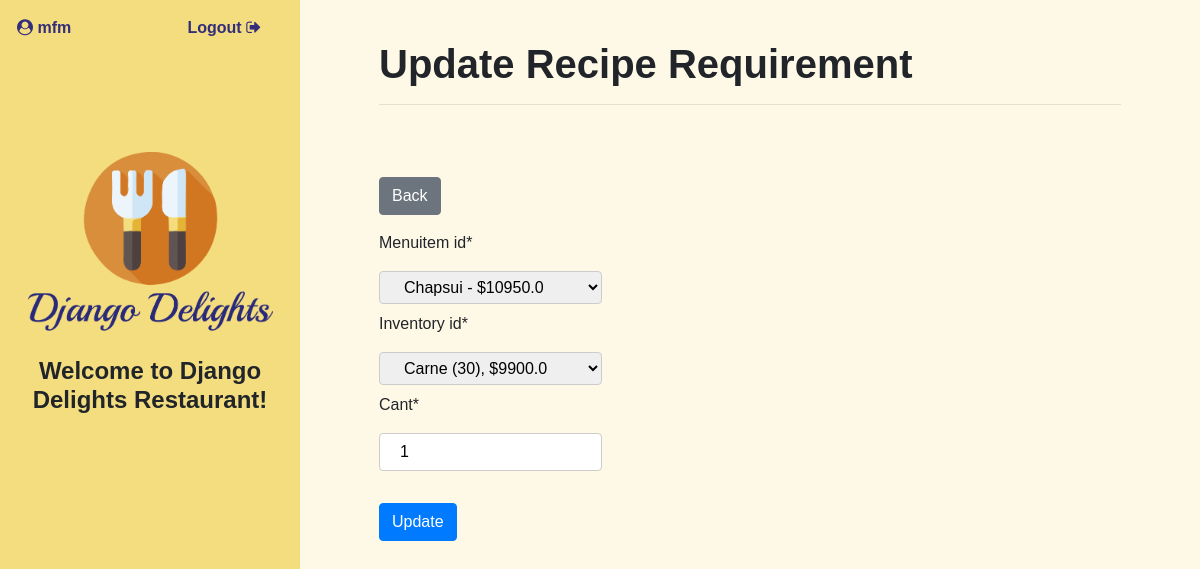
/recipereq/3/update/21 (signed in), run on the app's committed database.
### delights/models.py (models this page shows, shortened)
class RecipeRequirement(models.Model):
    inventory_id = models.ForeignKey(Inventory, on_delete=models.CASCADE)
    menuitem_id = models.ForeignKey(MenuItem, on_delete=models.CASCADE)
    cant = models.IntegerField(default=0)
    class Meta:
        unique_together = ['inventory_id','menuitem_id']

### delights/views.py (the view, shortened to what this page needs)
# urls.py: path('recipereq/<menuid>/update/<pk>', views.RecipeReqUpdate.as_view(), name="reciperequpdate"),
class RecipeReqUpdate(LoginRequiredMixin, UpdateView):
   model = RecipeRequirement
   template_name = 'delights/reciperequirement_update.html'
   form_class = RecipeUpdateForm
   def get_context_data(self, **kwargs):
      kwargs = super(RecipeReqUpdate, self).get_context_data(**kwargs)
      kwargs['menuid'] = self.kwargs.get('menuid')
      return kwargs

### delights/forms.py
class RecipeUpdateForm(forms.ModelForm):
    class Meta:
        model = RecipeRequirement
        fields = ('inventory_id','menuitem_id', 'cant')

### delights/models.py (called while the page is built)
    def __str__(self):
        return f'{self.ingredient} ({self.stock}), ${self.price}'

    def __str__(self):
        return f'{self.name} - ${self.price}'

### delights/templates/delights/reciperequirement_update.html (shortened to what this page needs)
{% extends './base.html' %}
{% load crispy_forms_tags %}
{% block content %}
<div class="row" data-aos="fade-down"  data-aos-duration="900">
  <div class="col-sm-12 my-2 pt-3">
      <h1 class="module_title">Update Recipe Requirement</h1>
      <hr>
  </div>
  <div class="col-sm-12 mt-5">
    <div class="mb-3">
      <a href="{% url 'recipereqlist' menuid %}"><button class="btn btn-secondary">Back</button></a>
    </div>
    <div>
        <form method="post">
          <div class="row">
            <div class="col-sm-12">
              {{ form.menuitem_id|as_crispy_field }}
            </div>
            <div class="col-sm-12">
              {{ form.inventory_id|as_crispy_field }}
            </div>
            <div class="col-sm-12">
              {{ form.cant|as_crispy_field }}
            </div>
            <div class="col-sm-12 mt-4"><button class="btn btn-primary" type="submit">Update</button> </div>
          </div>
        </form>
      </div>
  </div>
</div>
{% endblock %}

### delights/templates/delights/base.html (shortened to what this page needs)
{% load static %}
<head>
    <link rel="stylesheet" href="https://stackpath.bootstrapcdn.com/bootstrap/4.2.1/css/bootstrap.min.css">
    <link href="https://stackpath.bootstrapcdn.com/font-awesome/4.7.0/css/font-awesome.min.css" rel="stylesheet">
    <link rel="stylesheet" href="https://cdnjs.cloudflare.com/ajax/libs/tempusdominus-bootstrap-4/5.1.2/css/tempusdominus-bootstrap-4.min.css" />
    <link rel="stylesheet" type="text/css" href="https://cdn.datatables.net/1.11.5/css/jquery.dataTables.css">
    <link href="https://unpkg.com/aos@2.3.1/dist/aos.css" rel="stylesheet">
    <link rel="stylesheet" href="{% static 'delights/css/style.css' %}">
    </head>
    <body>
    <div class="container-fluid">
        <div class="row">
            <div class="col-sm-12 col-md-3 aside-style">
                <div class="row logo-section">
                    <div class="row user_seccion" data-aos="fade"  data-aos-duration="900">
                        {% if user.is_authenticated %}
                        <div class="col-sm-6 text-left"><span class="user_style  ml-2"><i class="fa fa-user-circle"></i> {{ user }}</span></div>
                        <div class="col-sm-6 text-right"><span class="logout"><a href="{% url 'logout' %}">Logout  <i class="fa fa-sign-out"></i></a></span></div>
                        {% else%}
                        <div class="col-sm-6 text-left"><span class="hidden_var  ml-2">xx</span></div>
                        <div class="col-sm-6 text-right"><span class="hidden_var">xx</span></div>
                        {% endif %}
                    </div>
                    <div class="title_seccion">
                        <div class="col-12 d-flex justify-content-center">
                            <a href="{% url 'home' %}"><img class="logo" src="{% static 'delights/img/logodd.png' %}" alt="logo"></a>
                        </div>
                        <div class="col-12 d-flex justify-content-center mt-4">
                                <h4 class="module_title text-center">Welcome to Django Delights Restaurant!</h4>
                        </div>
                    </div>
                </div>
            </div>
            <div class="col-sm-12 col-md-9 main-style">
                <div class="container">
                    {% block content %}
                    {% endblock %}
                </div>
            </div>
        </div>
    </div>
    </body>

### delights/static/delights/css/style.css (style rules this page uses)
* { font-family: 'Lucida Sans', 'Lucida Sans Regular', 'Lucida Grande', 'Lucida Sans Unicode', Geneva, Verdana, sans-serif; font-style: normal; padding: 0; margin: 0; }
body { min-height: 100vh; }
.aside-style { padding: 0 1.5rem!important; background-color: #F4DD7F !important; display: flex; flex-direction: column; margin: 0; min-height: 100vh !important; }
.logo-section { padding: 1rem 0rem!important; }
.logo { max-width: 245px; min-width: 100px; }
.logout a, .user_style { font-weight: bold; color: #332D7B!important; }
.logout a:link, .logout a:active { text-decoration: none!important; }
.user_seccion { width:100%!important; margin-bottom: 1rem; text-align: right !important; }
.title_seccion { padding-top: 6em; }
.main-style { padding: 1rem 4rem!important; background-color: #fef9e7; }
.module_title { font-weight: bold; }
input[type="text"],input[type="number"], input[type="password"], select { width: 30%; padding: 6px 20px!important; margin: 8px 0; display: inline-block; border: 1px solid #ccc; border-radius: 4px; box-sizing: border-box; }

### data on the page
RecipeRequirement: menuitem_id "Chapsui - $10950.0", inventory_id "Carne (30), $9900.0", cant "1"

### other printed values
{{ user }} "mfm"
